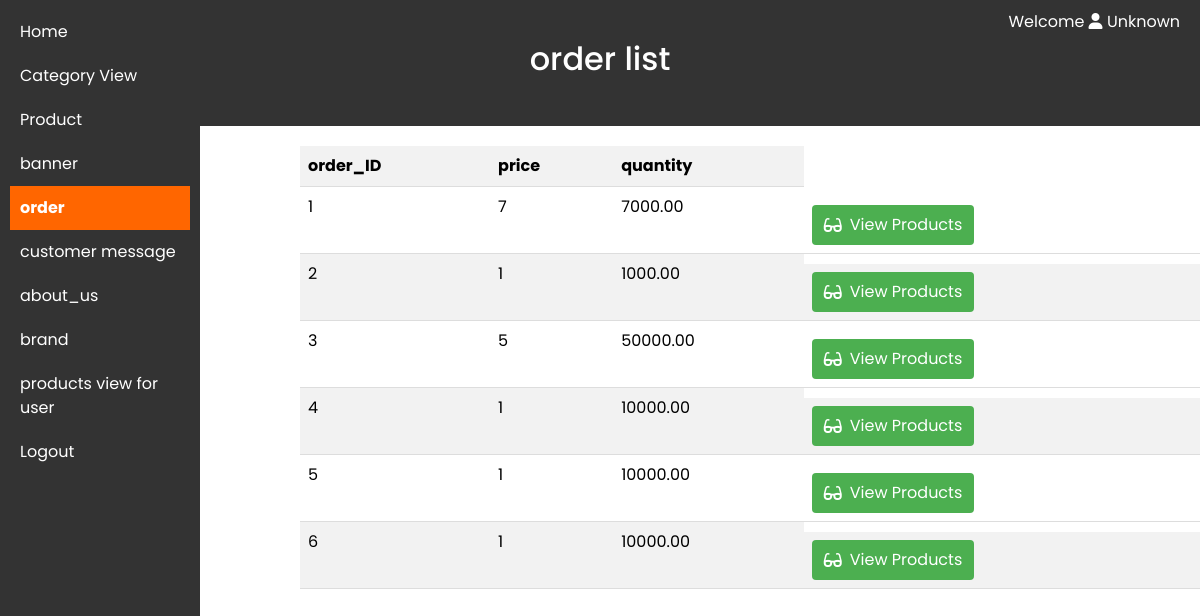
Page /admin_dashboard/order.php on the earlier database version.
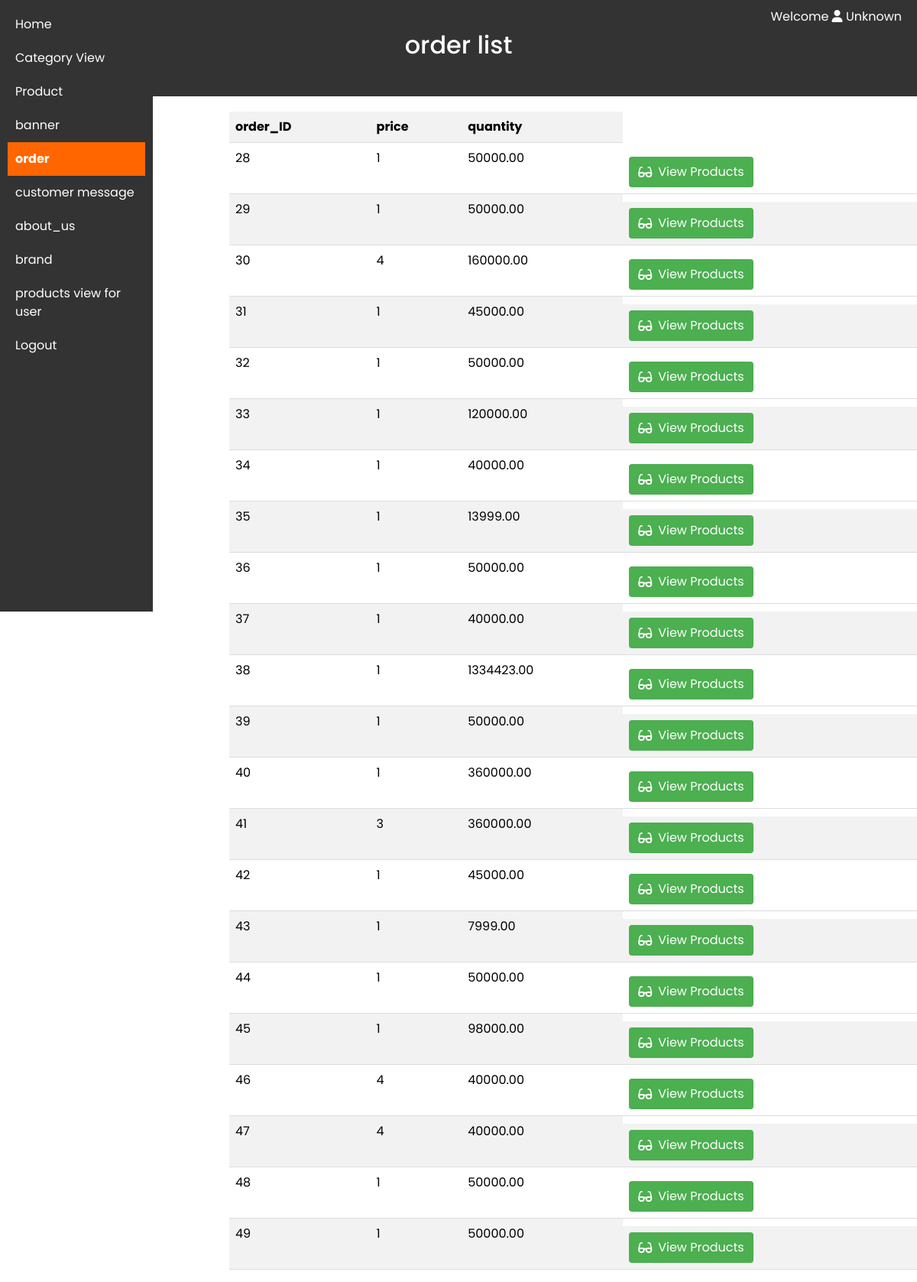
Same page on the later database version.
### tables this page shows
CREATE TABLE `order_info` (
  `order_id` int(11) NOT NULL,
  `product_id` int(11) DEFAULT NULL,
  `total_price` decimal(10,2) DEFAULT NULL,
  `user_id` int(11) DEFAULT NULL,
  `quantity` int(11) DEFAULT NULL,
  `timestap` timestamp NOT NULL DEFAULT current_timestamp() ON UPDATE current_timestamp()
);

### admin_dashboard/config.php (called while the page is built, shortened)
<?php
$adminUsername = isset($_SESSION['admin_username']) ? $_SESSION['admin_username'] : "Unknown";
?>

### admin_dashboard/order.php (the view, shortened to what this page needs)
<?php
require_once('config.php');
$result = $conn->query("SELECT * FROM order_view");
?>
<!DOCTYPE html>
<html lang="en">
<head>
    <link href="https://cdn.jsdelivr.net/npm/bootstrap@5.3.2/dist/css/bootstrap.min.css" rel="stylesheet">
    <link rel="stylesheet" href="https://cdnjs.cloudflare.com/ajax/libs/font-awesome/6.0.0/css/all.min.css">
</head>
<body>
    <nav>
    <a href="dashboard.php">Home</a>
        <a href="category_view.php">Category View</a>
        <a href="all_products.php">Product </a>
        <a href="banner.php">banner</a>
        <a href="order.php"class="banner-link">order</a>
        <a href="message.php">customer message</a>
        <a href="about_us.php">about_us</a>
        <a href="brand.php">brand</a>
        <a href="product_view_user.php">   products view for user </a>
        <a href="logout.php">Logout</a>
    </nav>
   <section>
   <header>
            <h2>order list</h2>
            <div class="username"> Welcome  <i class="fas fa-user"></i> <?php echo $adminUsername; ?></div>
        </header>
    <main>
        <table class="table table-striped">
            <tr>
                <th>order_ID</th>
                <th>price</th>
                <th>quantity</th>
            </tr>
            <?php
            while ($row = $result->fetch_assoc()) {
                echo "<tr>";
                echo "<td>{$row['order_id']}</td>";
                echo "<td>{$row['quantity']}</td>";
                echo "<td>{$row['total_price']}</td>";
                echo "<td class='action-buttons'>
                        <a href='order_details.php?order_id={$row['order_id']}'><i class='fas fa-glasses'></i> View Products</a>
                      </td>";
                echo "</tr>";
            }
            ?>
        </table>
    </main>
    </section>
</body>
</html>

Differences in the rows shown:
removed order_info: order_id "1", quantity "7", total_price "7000.00"
removed order_info: order_id "2", quantity "1", total_price "1000.00"
removed order_info: order_id "3", quantity "5", total_price "50000.00"
removed order_info: order_id "4", quantity "1", total_price "10000.00"
removed order_info: order_id "5", quantity "1", total_price "10000.00"
removed order_info: order_id "6", quantity "1", total_price "10000.00"
added order_info: order_id "28", quantity "1", total_price "50000.00"
added order_info: order_id "29", quantity "1", total_price "50000.00"
added order_info: order_id "30", quantity "4", total_price "160000.00"
added order_info: order_id "31", quantity "1", total_price "45000.00"
added order_info: order_id "32", quantity "1", total_price "50000.00"
added order_info: order_id "33", quantity "1", total_price "120000.00"
added order_info: order_id "34", quantity "1", total_price "40000.00"
added order_info: order_id "35", quantity "1", total_price "13999.00"
added order_info: order_id "36", quantity "1", total_price "50000.00"
added order_info: order_id "37", quantity "1", total_price "40000.00"
added order_info: order_id "38", quantity "1", total_price "1334423.00"
added order_info: order_id "39", quantity "1", total_price "50000.00"
added order_info: order_id "40", quantity "1", total_price "360000.00"
added order_info: order_id "41", quantity "3", total_price "360000.00"
added order_info: order_id "42", quantity "1", total_price "45000.00"
added order_info: order_id "43", quantity "1", total_price "7999.00"
added order_info: order_id "44", quantity "1", total_price "50000.00"
added order_info: order_id "45", quantity "1", total_price "98000.00"
added order_info: order_id "46", quantity "4", total_price "40000.00"
added order_info: order_id "47", quantity "4", total_price "40000.00"
added order_info: order_id "48", quantity "1", total_price "50000.00"
added order_info: order_id "49", quantity "1", total_price "50000.00"
